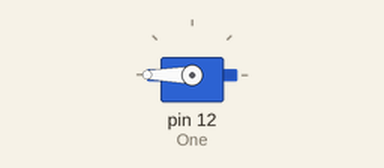
Bench run of a sketch on a simulated Arduino Uno, built with avr-gcc and run on an emulated ATmega328P. On the bench: servo.

Above: at 0.05 s.
At 4.0 s:
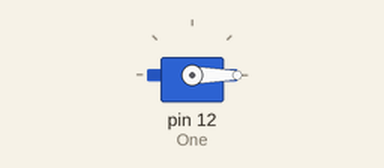
Timing chart, 0 to 5.2 s (numbered marks = the images above):
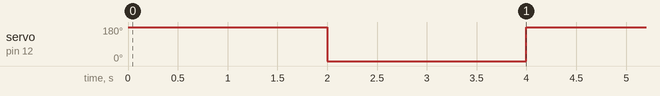

The sketch:

Servo_Test.ino
```cpp
#include <Servo.h>
Servo One;  //gives name to servo
int pos = 0;  // sets original position at zero
double a = 180;  //experiment with angle measurements between 0-180 for servo
void setup() {
  One.attach(12);  //attaches servo in pin12
  // put your setup code here, to run once:

}

void loop() {


  One.write(pos + a);  //changes angle of bottom servo to variable a
  delay(2000);  //waits 2 seconds
  One.write(pos );  //sets servo to original position
  delay(2000);


}
```

Measured:
- by itself, servo on pin 12 (One): alternates 180° for 2.0 s and 0° for 2.0 s
